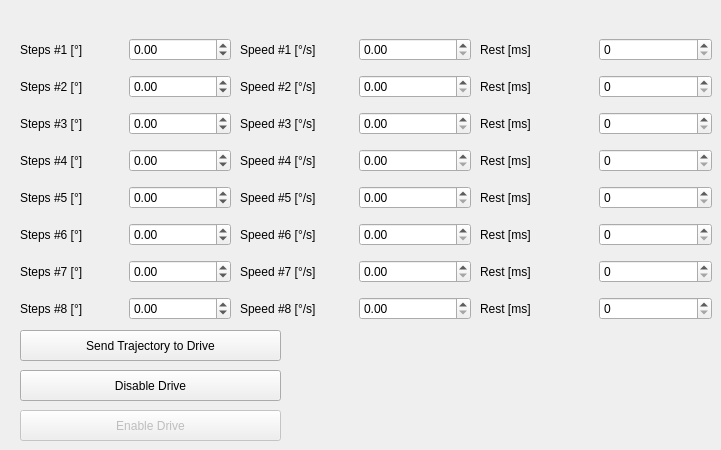
    <widget class="QWidget" name="ComplexTab4">
     <attribute name="title">
      <string>Drive 4</string>
     </attribute>
     <widget class="QWidget" name="layoutWidget_33">
      <property name="geometry">
       <rect>
        <x>20</x>
        <y>30</y>
        <width>211</width>
        <height>300</height>
       </rect>
      </property>
      <layout class="QGridLayout" name="gridLayout_20">
       <item row="0" column="0">
        <widget class="QLabel" name="labelCSteps1_4">
         <property name="text">
          <string>Steps #1 [°]</string>
         </property>
        </widget>
       </item>
       <item row="1" column="0">
        <widget class="QLabel" name="labelCSteps2_4">
         <property name="text">
          <string>Steps #2 [°]</string>
         </property>
        </widget>
       </item>
       <item row="2" column="0">
        <widget class="QLabel" name="labelCSSteps3_4">
         <property name="text">
          <string>Steps #3 [°]</string>
         </property>
        </widget>
       </item>
       <item row="3" column="0">
        <widget class="QLabel" name="labelCSSteps4_4">
         <property name="text">
          <string>Steps #4 [°]</string>
         </property>
        </widget>
       </item>
       <item row="5" column="0">
        <widget class="QLabel" name="labelCSteps6_4">
         <property name="text">
          <string>Steps #6 [°]</string>
         </property>
        </widget>
       </item>
       <item row="6" column="0">
        <widget class="QLabel" name="labelCSteps7_4">
         <property name="text">
          <string>Steps #7 [°]</string>
         </property>
        </widget>
       </item>
       <item row="7" column="0">
        <widget class="QLabel" name="labelCSteps8_4">
         <property name="text">
          <string>Steps #8 [°]</string>
         </property>
        </widget>
       </item>
       <item row="4" column="0">
        <widget class="QLabel" name="labelCSteps5_4">
         <property name="text">
          <string>Steps #5 [°]</string>
         </property>
        </widget>
       </item>
       <item row="0" column="1">
        <widget class="QDoubleSpinBox" name="sbSteps4_1">
         <property name="minimum">
          <double>-720.000000000000000</double>
         </property>
         <property name="maximum">
          <double>720.000000000000000</double>
         </property>
        </widget>
       </item>
       <item row="1" column="1">
        <widget class="QDoubleSpinBox" name="sbSteps4_2">
         <property name="minimum">
          <double>-720.000000000000000</double>
         </property>
         <property name="maximum">
          <double>720.000000000000000</double>
         </property>
        </widget>
       </item>
       <item row="2" column="1">
        <widget class="QDoubleSpinBox" name="sbSteps4_3">
         <property name="minimum">
          <double>-720.000000000000000</double>
         </property>
         <property name="maximum">
          <double>720.000000000000000</double>
         </property>
        </widget>
       </item>
       <item row="3" column="1">
        <widget class="QDoubleSpinBox" name="sbSteps4_4">
         <property name="minimum">
          <double>-720.000000000000000</double>
         </property>
         <property name="maximum">
          <double>720.000000000000000</double>
         </property>
        </widget>
       </item>
       <item row="4" column="1">
        <widget class="QDoubleSpinBox" name="sbSteps4_5">
         <property name="minimum">
          <double>-720.000000000000000</double>
         </property>
         <property name="maximum">
          <double>720.000000000000000</double>
         </property>
        </widget>
       </item>
       <item row="5" column="1">
        <widget class="QDoubleSpinBox" name="sbSteps4_6">
         <property name="minimum">
          <double>-720.000000000000000</double>
         </property>
         <property name="maximum">
          <double>720.000000000000000</double>
         </property>
        </widget>
       </item>
       <item row="6" column="1">
        <widget class="QDoubleSpinBox" name="sbSteps4_7">
         <property name="minimum">
          <double>-720.000000000000000</double>
         </property>
         <property name="maximum">
          <double>720.000000000000000</double>
         </property>
        </widget>
       </item>
       <item row="7" column="1">
        <widget class="QDoubleSpinBox" name="sbSteps4_8">
         <property name="minimum">
          <double>-720.000000000000000</double>
         </property>
         <property name="maximum">
          <double>720.000000000000000</double>
         </property>
        </widget>
       </item>
      </layout>
     </widget>
     <widget class="QWidget" name="layoutWidget_35">
      <property name="geometry">
       <rect>
        <x>240</x>
        <y>30</y>
        <width>231</width>
        <height>300</height>
       </rect>
      </property>
      <layout class="QGridLayout" name="gridLayout_21">
       <item row="0" column="0">
        <widget class="QLabel" name="labelCSpeed1_6">
         <property name="text">
          <string>Speed #1 [°/s]</string>
         </property>
        </widget>
       </item>
       <item row="1" column="0">
        <widget class="QLabel" name="labelCSpeed2_6">
         <property name="text">
          <string>Speed #2 [°/s]</string>
         </property>
        </widget>
       </item>
       <item row="2" column="0">
        <widget class="QLabel" name="labelCSpeed3_6">
         <property name="text">
          <string>Speed #3 [°/s]</string>
         </property>
        </widget>
       </item>
       <item row="3" column="0">
        <widget class="QLabel" name="labelCSpeed4_6">
         <property name="text">
          <string>Speed #4 [°/s]</string>
         </property>
        </widget>
       </item>
       <item row="4" column="0">
        <widget class="QLabel" name="labelCSpeed5_5">
         <property name="text">
          <string>Speed #5 [°/s]</string>
         </property>
        </widget>
       </item>
       <item row="5" column="0">
        <widget class="QLabel" name="labelCSpeed6_5">
         <property name="text">
          <string>Speed #6 [°/s]</string>
         </property>
        </widget>
       </item>
       <item row="6" column="0">
        <widget class="QLabel" name="labelCSpeed7_5">
         <property name="text">
          <string>Speed #7 [°/s]</string>
         </property>
        </widget>
       </item>
       <item row="7" column="0">
        <widget class="QLabel" name="labelCSpeed8_5">
         <property name="text">
          <string>Speed #8 [°/s]</string>
         </property>
        </widget>
       </item>
       <item row="0" column="1">
        <widget class="QDoubleSpinBox" name="sbSpeed4_1">
         <property name="maximum">
          <double>1100.000000000000000</double>
         </property>
        </widget>
       </item>
       <item row="1" column="1">
        <widget class="QDoubleSpinBox" name="sbSpeed4_2">
         <property name="maximum">
          <double>1100.000000000000000</double>
         </property>
        </widget>
       </item>
       <item row="2" column="1">
        <widget class="QDoubleSpinBox" name="sbSpeed4_3">
         <property name="maximum">
          <double>1100.000000000000000</double>
         </property>
        </widget>
       </item>
       <item row="3" column="1">
        <widget class="QDoubleSpinBox" name="sbSpeed4_4">
         <property name="maximum">
          <double>1100.000000000000000</double>
         </property>
        </widget>
       </item>
       <item row="4" column="1">
        <widget class="QDoubleSpinBox" name="sbSpeed4_5">
         <property name="maximum">
          <double>1100.000000000000000</double>
         </property>
        </widget>
       </item>
       <item row="5" column="1">
        <widget class="QDoubleSpinBox" name="sbSpeed4_6">
         <property name="maximum">
          <double>1100.000000000000000</double>
         </property>
        </widget>
       </item>
       <item row="6" column="1">
        <widget class="QDoubleSpinBox" name="sbSpeed4_7">
         <property name="maximum">
          <double>1100.000000000000000</double>
         </property>
        </widget>
       </item>
       <item row="7" column="1">
        <widget class="QDoubleSpinBox" name="sbSpeed4_8">
         <property name="maximum">
          <double>1100.000000000000000</double>
         </property>
        </widget>
       </item>
      </layout>
     </widget>
     <widget class="QWidget" name="layoutWidget_6">
      <property name="geometry">
       <rect>
        <x>480</x>
        <y>30</y>
        <width>232</width>
        <height>300</height>
       </rect>
      </property>
      <layout class="QGridLayout" name="gridLayout_10">
       <item row="0" column="0">
        <widget class="QLabel" name="lCRest4_1">
         <property name="text">
          <string>Rest [ms]</string>
         </property>
        </widget>
       </item>
       <item row="0" column="1">
        <widget class="QSpinBox" name="sbCRest4_1">
         <property name="maximum">
          <number>10000</number>
         </property>
         <property name="value">
          <number>0</number>
         </property>
        </widget>
       </item>
       <item row="1" column="0">
        <widget class="QLabel" name="lCRest4_2">
         <property name="text">
          <string>Rest [ms]</string>
         </property>
        </widget>
       </item>
       <item row="1" column="1">
        <widget class="QSpinBox" name="sbCRest4_2">
         <property name="maximum">
          <number>10000</number>
         </property>
         <property name="value">
          <number>0</number>
         </property>
        </widget>
       </item>
       <item row="2" column="0">
        <widget class="QLabel" name="lCRest4_3">
         <property name="text">
          <string>Rest [ms]</string>
         </property>
        </widget>
       </item>
       <item row="2" column="1">
        <widget class="QSpinBox" name="sbCRest4_3">
         <property name="maximum">
          <number>10000</number>
         </property>
         <property name="value">
          <number>0</number>
         </property>
        </widget>
       </item>
       <item row="3" column="0">
        <widget class="QLabel" name="lCRest4_4">
         <property name="text">
          <string>Rest [ms]</string>
         </property>
        </widget>
       </item>
       <item row="3" column="1">
        <widget class="QSpinBox" name="sbCRest4_4">
         <property name="maximum">
          <number>10000</number>
         </property>
         <property name="value">
          <number>0</number>
         </property>
        </widget>
       </item>
       <item row="4" column="0">
        <widget class="QLabel" name="lCRest4_5">
         <property name="text">
          <string>Rest [ms]</string>
         </property>
        </widget>
       </item>
       <item row="5" column="1">
        <widget class="QSpinBox" name="sbCRest4_6">
         <property name="maximum">
          <number>10000</number>
         </property>
         <property name="value">
          <number>0</number>
         </property>
        </widget>
       </item>
       <item row="5" column="0">
        <widget class="QLabel" name="lCRest4_6">
         <property name="text">
          <string>Rest [ms]</string>
         </property>
        </widget>
       </item>
       <item row="6" column="0">
        <widget class="QLabel" name="lCRest4_7">
         <property name="text">
          <string>Rest [ms]</string>
         </property>
        </widget>
       </item>
       <item row="6" column="1">
        <widget class="QSpinBox" name="sbCRest4_7">
         <property name="maximum">
          <number>10000</number>
         </property>
         <property name="value">
          <number>0</number>
         </property>
        </widget>
       </item>
       <item row="7" column="0">
        <widget class="QLabel" name="lCRest4_8">
         <property name="text">
          <string>Rest [ms]</string>
         </property>
        </widget>
       </item>
       <item row="7" column="1">
        <widget class="QSpinBox" name="sbCRest4_8">
         <property name="maximum">
          <number>10000</number>
         </property>
         <property name="value">
          <number>0</number>
         </property>
        </widget>
       </item>
       <item row="4" column="1">
        <widget class="QSpinBox" name="sbCRest4_5">
         <property name="maximum">
          <number>10000</number>
         </property>
         <property name="value">
          <number>0</number>
         </property>
        </widget>
       </item>
      </layout>
     </widget>
     <widget class="QPushButton" name="pbSendTraj4">
      <property name="geometry">
       <rect>
        <x>20</x>
        <y>330</y>
        <width>261</width>
        <height>31</height>
       </rect>
      </property>
      <property name="text">
       <string>Send Trajectory to Drive</string>
      </property>
     </widget>
     <widget class="QPushButton" name="pbDisableDrive4">
      <property name="geometry">
       <rect>
        <x>20</x>
        <y>370</y>
        <width>261</width>
        <height>31</height>
       </rect>
      </property>
      <property name="text">
       <string>Disable Drive</string>
      </property>
     </widget>
     <widget class="QPushButton" name="pbEnableDrive4">
      <property name="enabled">
       <bool>false</bool>
      </property>
      <property name="geometry">
       <rect>
        <x>20</x>
        <y>410</y>
        <width>261</width>
        <height>31</height>
       </rect>
      </property>
      <property name="text">
       <string>Enable Drive</string>
      </property>
     </widget>
    </widget>
